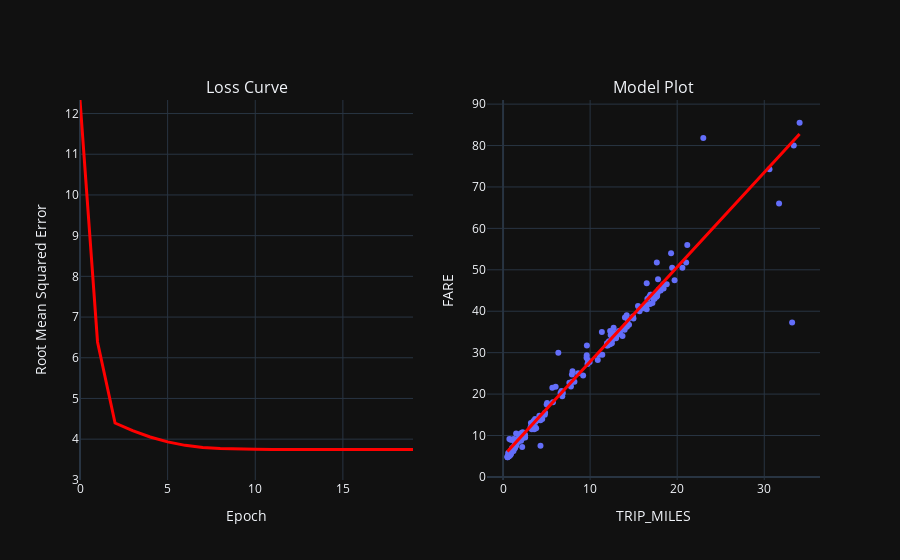

This figure's notebook cell:
### Markdown cell above
## Train a model with one feature

In this step you will train a model to predict the cost of the fare using a **single feature**. Earlier, you saw that `TRIP_MILES` (distance) correlates most strongly with the ``FARE``, so let's start with `TRIP_MILES` as the feature for your first training run.

**Instructions**

1. Run the **Experiment 1** code cell to build your model with one feature.
1. Review the output from the training run
1. **Check your understanding** by answering these questions:
  * How many epochs did it take to converge on the final model?
  * How well does the model fit the sample data?

During training, you should see the root mean square error (RMSE) in the output. The units for RMSE are the same as the units for the label (dollars). In other words, you can use the RMSE to determine how far off, on average, the predicted fares are in dollars from the observed values.

### Code cell
#@title Code - Experiment 1

# The following variables are the hyperparameters.
learning_rate = 0.001
epochs = 20
batch_size = 50

# Specify the feature and the label.
features = ['TRIP_MILES']
label = 'FARE'

model_1 = run_experiment(training_df, features, label, learning_rate, epochs, batch_size)

### Figure 1 — Plotly figure (JSON) as saved in the notebook; plotly's stock layout.template omitted (floating-point values rounded to 4 significant figures; data arrays with more than 128 entries replaced by an {"elided": "..."} marker saying what was removed)
{"data": [{"hovertemplate": "TRIP_MILES=%{x}<br>FARE=%{y}<extra></extra>", "legendgroup": "", "marker": {"color": "#636efa", "symbol": "circle"}, "mode": "markers", "name": "", "orientation": "v", "showlegend": false, "x": {"elided": "200 float values"}, "xaxis": "x2", "y": {"elided": "200 float values"}, "yaxis": "y2", "type": "scatter"}, {"hovertemplate": "TRIP_MILES=%{x}<br>FARE_PREDICTED=%{y}<extra></extra>", "legendgroup": "", "line": {"color": "#ff0000", "dash": "solid", "width": 3}, "marker": {"symbol": "circle"}, "mode": "lines", "name": "", "orientation": "v", "showlegend": false, "x": {"elided": "200 float values"}, "xaxis": "x2", "y": {"elided": "200 float values"}, "yaxis": "y2", "type": "scatter"}, {"hovertemplate": "x=%{x}<br>y=%{y}<extra></extra>", "legendgroup": "", "line": {"color": "#ff0000", "dash": "solid", "width": 3}, "marker": {"symbol": "circle"}, "mode": "lines", "name": "", "orientation": "v", "showlegend": false, "x": [0, 1, 2, 3, 4, 5, 6, 7, 8, 9, 10, 11, 12, 13, 14, 15, 16, 17, 18, 19], "xaxis": "x", "y": [12.33, 6.387, 4.396, 4.208, 4.053, 3.933, 3.848, 3.797, 3.769, 3.755, 3.75, 3.747, 3.747, 3.746, 3.746, 3.746, 3.746, 3.746, 3.746, 3.746], "yaxis": "y", "type": "scatter"}], "layout": {"xaxis": {"anchor": "y", "domain": [0.0, 0.45], "title": {"text": "Epoch"}}, "yaxis": {"anchor": "x", "domain": [0.0, 1.0], "title": {"text": "Root Mean Squared Error"}, "range": [2.996, 12.33]}, "xaxis2": {"anchor": "y2", "domain": [0.55, 1.0], "title": {"text": "TRIP_MILES"}}, "yaxis2": {"anchor": "x2", "domain": [0.0, 1.0], "title": {"text": "FARE"}}, "annotations": [{"font": {"size": 16}, "showarrow": false, "text": "Loss Curve", "x": 0.225, "xanchor": "center", "xref": "paper", "y": 1.0, "yanchor": "bottom", "yref": "paper"}, {"font": {"size": 16}, "showarrow": false, "text": "Model Plot", "x": 0.775, "xanchor": "center", "xref": "paper", "y": 1.0, "yanchor": "bottom", "yref": "paper"}]}}
